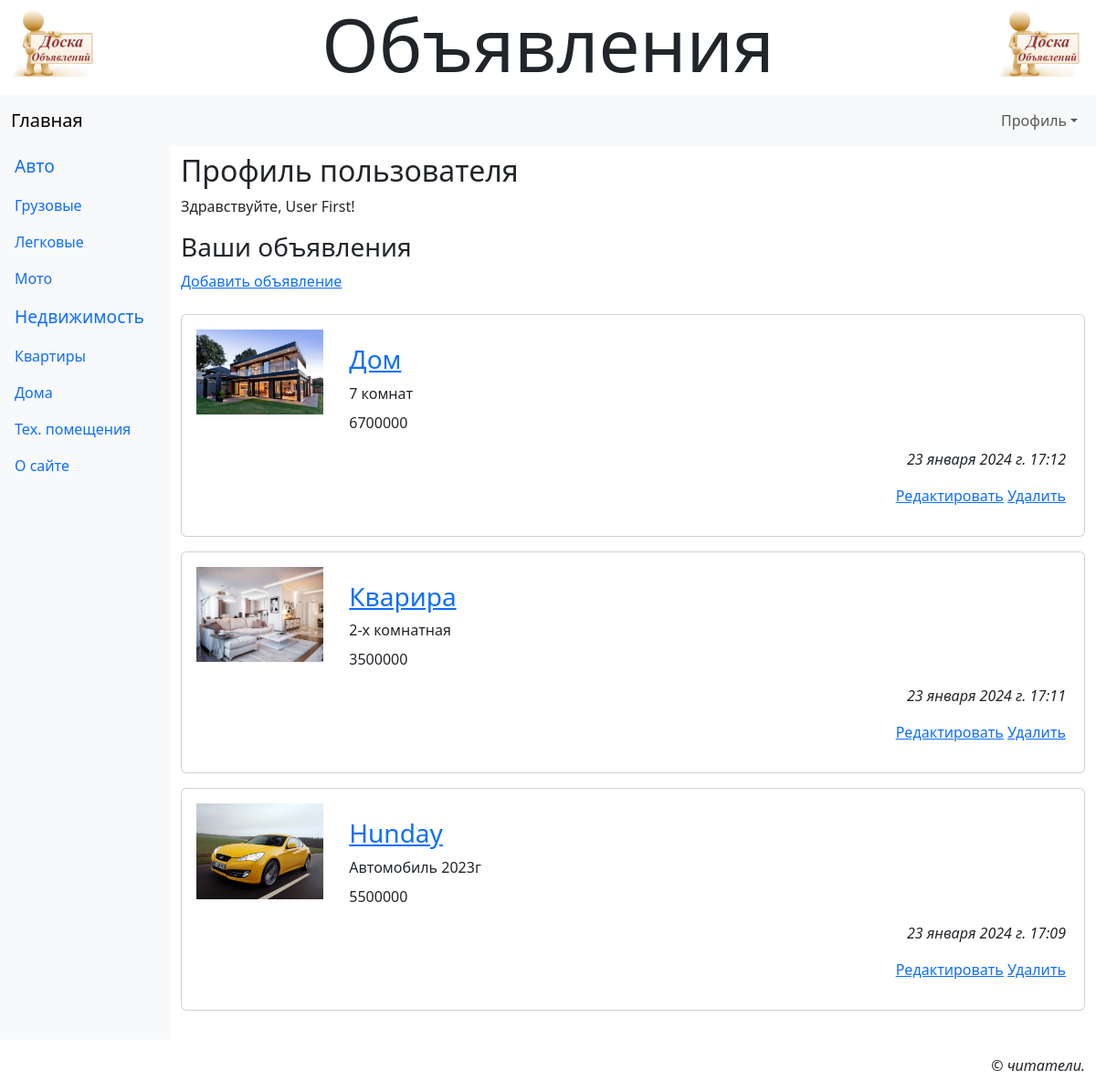
Screenshot of /accounts/profile/ (signed in) with the database file from the repository.
### main/models.py (models this page shows, shortened)
class Rubric(models.Model):
    name = models.CharField(max_length=20, unique=True, verbose_name='Название')
    order = models.SmallIntegerField(default=0, db_index=True, verbose_name='Порядок')
    super_rubric = models.ForeignKey('SuperRubric', on_delete=models.PROTECT, null=True, blank=True,
                                     verbose_name='Надрубрика')

class AdvUser(AbstractUser):
    is_activated = models.BooleanField(default=True, db_index=True, verbose_name='Прошел активацию?')
    send_messages = models.BooleanField(default=True, verbose_name='Слать оповещения о новых комментариях?')
    class Meta(AbstractUser.Meta):
        pass

class Bb(models.Model):
    rubric = models.ForeignKey(SubRubric, on_delete=models.PROTECT, verbose_name='Рубрика')
    title = models.CharField(max_length=40, verbose_name='Товар')
    content = models.TextField(verbose_name='Описание')
    price = models.IntegerField(default=0, verbose_name='Цена')
    contacts = models.TextField(verbose_name='Контакты')
    image = models.ImageField(blank=True, verbose_name='Изображение', upload_to=get_timesamp_path)
    author = models.ForeignKey(AdvUser, on_delete=models.CASCADE, verbose_name='Автор')
    is_active = models.BooleanField(default=True, db_index=True, verbose_name='Выводить в списке?')
    created_at = models.DateTimeField(auto_now_add=True, db_index=True, verbose_name='Опубликовано')
    class Meta:
        verbose_name_plural = 'Объявления'
        verbose_name = 'Объявление'
        ordering = ['-created_at']

### main/views.py (the view)
# urls.py: path('accounts/profile/', profile, name='profile'),
@login_required
def profile(request):
    bbs = Bb.objects.filter(author=request.user.pk)
    context = {'bbs': bbs}
    return render(request, 'main/profile.html', context)

### main/models.py (called while the page is built)
    def get_queryset(self):
        return super().get_queryset().filter(super_rubric__isnull=False)

### main/templates/main/profile.html (shortened to what this page needs)
{% extends 'layout/basic.html' %}
{% load static %}
{% load thumbnail %}
{% block content %}
  <h2>Профиль пользователя</h2>
  {% if user.first_name and user.last_name %}
    <p>Здравствуйте, {{ user.first_name }} {{ user.last_name }}!</p>
  {% else %}
    <p>Здравствуйте!</p>
  {% endif %}
  <h3>Ваши объявления</h3>
    <p><a href="{% url 'main:profile_bb_add' %}">Добавить объявление</a></p>
    {% if bbs %}
        <div class="vstack gap-3 my-4">
            {% for bb in bbs %}
                <div class="card">
                    {% url 'main:profile_bb_detail' pk=bb.pk as url %}
                    <div class="row p-3">
                        <a class="col-md-2" href="{{ url }}{{ all }}">
                            {% if bb.image %}
                                <img class="img-fluid" src="{% thumbnail bb.image 'default' %}">
                            {% else %}
                                <img class="img-fluid" src="{% static 'main/empty.jpg' %}">
                            {% endif %}
                        </a>
                        <div class="col-md-10 card-body">
                            <h3 class="card-title"><a href="{{ url }}{{ all }}">{{ bb.title }}</a> </h3>
                            <div class="card-text mb-2">
                                {{ bb.content }}
                            </div>
                            <p class="card-text fw-fold">{{ bb.price }}</p>
                            <p class="card-text text-end fst-italic">{{ bb.created_at }}</p>
                            <p class="card-text text-end">
                                <a href="{% url 'main:profile_bb_edit' pk=bb.pk %}">Редактировать</a>
                                <a href="{% url 'main:profile_bb_delete' pk=bb.pk %}">Удалить</a>
                            </p>
                        </div>
                    </div>
                </div>
            {% endfor %}
        </div>
    {% endif %}
{% endblock %}

### main/templates/layout/basic.html (shortened to what this page needs)
{% load django_bootstrap5 %}
{% load static %}
<!DOCTYPE html>
<html lang="en">
<head>
    {% bootstrap_css %}
    <link rel="stylesheet" type="text/css" href="{% static 'main/style.css' %}">
</head>
<body class="container-fluid">
  <header class="mb4">
    <h1 class="display-1 text-center">Объявления</h1>
  </header>
  <nav class="row navbar navbar-expand-md bg-light">
    <div class="col container">
      <a class="navbar-brand" href="{% url 'main:index' %}">Главная</a>
      <div class="collapse navbar-collapse justify-content-end" id="navbarNav">
        <div class="navbar-nav">
          {% if user.is_authenticated %}
          <div class="nav-item dropdown">
            <a class="nav-link dropdown-toggle" data-bs-toggle="dropdown" href="#">Профиль</a>
          </div>
          {% else %}
            <a class="nav-link" href="{% url 'main:register' %}">Регистрация</a>
            <a class="nav-link" href="{% url 'main:login' %}">Вход</a>
          {% endif %}
        </div>
      </div>
    </div>
  </nav>
  <div class="row">
    <nav class="col-md-auto nav flex-column bg-light">
      {% for rubric in rubrics %}
        {% ifchanged rubric.super_rubric.pk %}
          <span class="nav-link root">{{ rubric.super_rubric.name }}</span>
        {% endifchanged %}
        <a class="nav-link" href="{% url 'main:rubric_bbs' pk=rubric.pk %}">
          {{ rubric.name }}
        </a>
      {% endfor %}
      <a class="nav-link" href="{% url 'main:other' page='about' %}">О сайте</a>
    </nav>
    <main class="col py-2">
      {% block content %}
      {% endblock %}
    </main>
  </div>
  <footer class="mt-3">
    <p class="text-end fst-italic">&copy; читатели.</p>
  </footer>
</body>
</html>

### main/static/main/style.css (style rules this page uses)
header h1 { background: url("bg.jpg") left / auto 100% no-repeat, url(bg.jpg) right / auto 100% no-repeat; }
.root { font-size: larger; }

### rows the page displays
Rubric: super_rubric.name "Авто", name "Грузовые"
Rubric: name "Легковые"
Rubric: name "Мото"
Rubric: super_rubric.name "Недвижимость", name "Квартиры"
Rubric: name "Дома"
Rubric: name "Тех. помещения"
AdvUser: first_name "User", last_name "First"
Bb: image (picture), title "Дом", content "7 комнат", price "6700000", created_at "23 января 2024 г. 17:12"
Bb: image (picture), title "Кварира", content "2-х комнатная", price "3500000", created_at "23 января 2024 г. 17:11"
Bb: image (picture), title "Hunday", content "Автомобиль 2023г", price "5500000", created_at "23 января 2024 г. 17:09"
